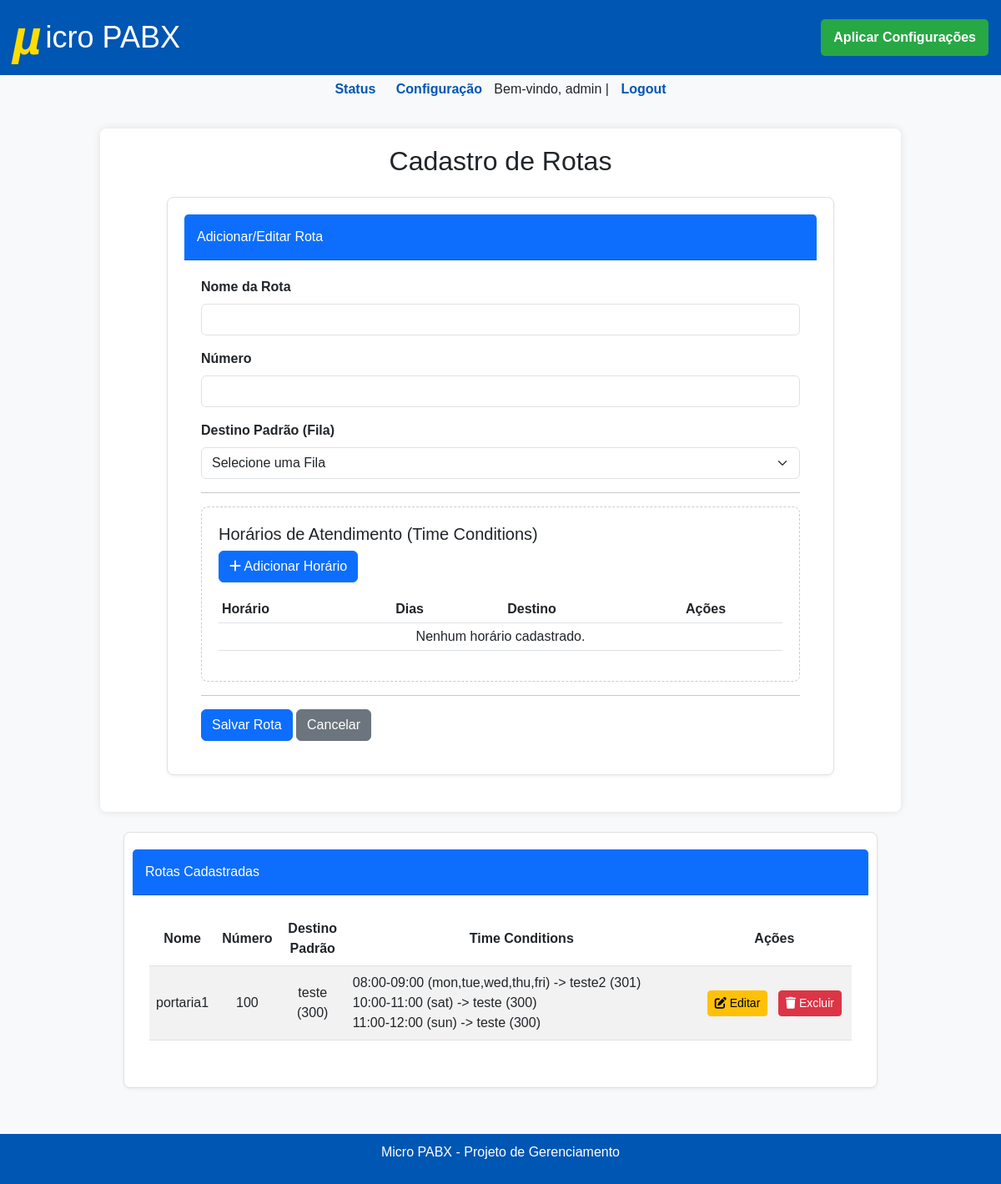
Screenshot of /config/rotas (signed in) with the database file from the repository.
### tables this page shows
CREATE TABLE rotas (
                    id INTEGER PRIMARY KEY AUTOINCREMENT,
                    nome TEXT NOT NULL,
                    numero_entrada TEXT UNIQUE NOT NULL,
                    dest_fila_else INTEGER NOT NULL, -- FK para o ID da tabela de filas
                    FOREIGN KEY (dest_fila_else) REFERENCES filas(id) ON DELETE CASCADE
                );

CREATE TABLE filas (
                    id INTEGER PRIMARY KEY AUTOINCREMENT,
                    fila INTEGER UNIQUE NOT NULL,
                    nome TEXT NOT NULL
                );

CREATE TABLE time_conditions (
                    id INTEGER PRIMARY KEY AUTOINCREMENT,
                    rota_id INTEGER NOT NULL,
                    time_start TEXT NOT NULL,
                    time_end TEXT NOT NULL,
                    days TEXT NOT NULL, -- Armazenado como string separada por vírgulas, ex: "mon,tue,wed"
                    dest_fila_if_time INTEGER NOT NULL, -- FK para o ID da tabela de filas
                    FOREIGN KEY (rota_id) REFERENCES rotas(id) ON DELETE CASCADE,
                    FOREIGN KEY (dest_fila_if_time) REFERENCES filas(id) ON DELETE CASCADE
                );

### blueprints/rotas.py (the view, shortened to what this page needs)
@rotas_bp.route("/rotas", methods=["GET", "POST"])
@login_required
def config_rotas():
    rotas = get_routes(include_time_conditions=True)  # <- precisa do novo parâmetro
    filas = get_filas()
    return render_template("config_rotas.html", rotas=rotas, filas=filas)

### auth.py (called while the page is built)
def login_required(f):
    @wraps(f)
    def decorated_function(*args, **kwargs):
        if not session.get("user"):
            flash("Você precisa estar logado para acessar esta página.", "warning")
            return redirect(url_for("auth.login")) # Rota de login agora está no blueprint 'auth'
        return f(*args, **kwargs)
    return decorated_function

### database.py (called while the page is built)
def get_db():
    conn = sqlite3.connect(DB_PATH)
    conn.row_factory = sqlite3.Row
    return conn

def get_filas():
    db = get_db()
    filas_raw = db.execute("SELECT id, fila, nome FROM filas order by fila").fetchall()
    filas = []
    for f in filas_raw:
        ramais_associados = db.execute(
            "SELECT ramal_id FROM ramal_fila WHERE fila_id = ?", (f["id"],)
        ).fetchall()
        ramais_id_list = [r["ramal_id"] for r in ramais_associados]
        filas.append({
            "id": f["id"], "fila": f["fila"], "nome": f["nome"], "ramais": ramais_id_list
        })
    db.close()
    return filas

### templates/config_rotas.html (shortened to what this page needs)
{% extends "base.html" %}
{% block content %}
<div class="container main-content">
    <h2 class="mb-4 text-center">Cadastro de Rotas</h2>
    <div class="card mb-4 mx-auto" style="max-width: 800px;">
        <div class="card-header bg-primary text-white">Adicionar/Editar Rota</div>
        <div class="card-body">
            <form id="rotaForm" method="POST" action="{{ url_for('rotas.config_rotas') }}">
                <div class="mb-3">
                    <label for="nome" class="form-label">Nome da Rota</label>
                    <input type="text" class="form-control" id="nome" name="nome" required>
                </div>
                <div class="mb-3">
                    <label for="numero_entrada" class="form-label">Número</label>
                    <input type="text" class="form-control" id="numero_entrada" name="numero_entrada" required>
                </div>
                <div class="mb-3">
                    <label for="dest_fila_else" class="form-label">Destino Padrão (Fila)</label>
                    <select class="form-select" id="dest_fila_else" name="dest_fila_else" required>
                        <option value="">Selecione uma Fila</option>
                    </select>
                </div>
                <hr>
                <div id="horariosCard">
                    <h5>Horários de Atendimento (Time Conditions)</h5>
                    <button type="button" class="btn btn-primary" id="btnMostrarFormHorario">
                        <i class="fas fa-plus"></i> Adicionar Horário
                    </button>
                    <div class="table-responsive mt-3">
                        <table class="table table-sm" id="tabelaHorarios">
                            <thead>
                                <tr>
                                    <th>Horário</th>
                                    <th>Dias</th>
                                    <th>Destino</th>
                                    <th style="width: 120px;">Ações</th>
                                </tr>
                            </thead>
                            <tbody>
                            </tbody>
                        </table>
                    </div>
                </div>
                <hr>
                <button type="submit" class="btn btn-primary">Salvar Rota</button>
                <button type="button" class="btn btn-secondary" onclick="resetForm()">Cancelar</button>
            </form>
        </div>
    </div>
</div>
<div class="mt-4" style="width: 80%; margin: 0 auto;">
    <div class="wide-section">
        <div class="card">
            <div class="card-header bg-primary text-white">Rotas Cadastradas</div>
            <div class="card-body">
                <div class="table-responsive" style="width: 100%;">
                    <table class="table table-striped table-hover">
                        <thead>
                            <tr>
                                <th style="text-align: center;">Nome</th>
                                <th style="text-align: center;">Número</th>
                                <th style="text-align: center;">Destino Padrão</th>
                                <th style="width: 50%; text-align: center;">Time Conditions</th>
                                <th style="width: 22%; text-align: center;">Ações</th>
                            </tr>
                        </thead>
                        <tbody>
                            {% for rota in rotas %}
                                <tr>
                                    <td style="text-align: center;">{{ rota.nome }}</td>
                                    <td style="text-align: center;">{{ rota.numero_entrada }}</td>
                                    <td style="text-align: center;">
                                        {% for fila in filas %}{% if fila.id == rota.dest_fila_else %}{{ fila.nome }} ({{ fila.fila }}){% endif %}{% endfor %}
                                    </td>
                                    <td style="text-align: left;">
                                        {% if rota.time_conditions %}
                                            <ul class="list-unstyled mb-0">
                                                {% for tc in rota.time_conditions %}
                                                    <li>{{ tc.time_start }}-{{ tc.time_end }} ({{ tc.days }}) ->
                                                        {% for fila in filas %}{% if fila.id == tc.dest_fila_if_time %}{{ fila.nome }} ({{ fila.fila }}){% endif %}{% endfor %}
                                                    </li>
                                                {% endfor %}
                                            </ul>
                                        {% else %}
                                            Nenhum
                                        {% endif %}
                                    </td>
                                    <td style="text-align: center;">
                                        <button class="btn btn-warning btn-sm me-2" onclick="editRota(this)"
                                                data-id="{{ rota.id }}"
                                                data-nome="{{ rota.nome }}"
                                                data-numero_entrada="{{ rota.numero_entrada }}"
                                                data-dest_fila_else="{{ rota.dest_fila_else }}"
                                                data-time_conditions='{{ rota.time_conditions | tojson | safe }}'>
                                            <i class="fas fa-edit"></i> Editar
                                        </button>
                                        <form action="{{ url_for('rotas.excluir_rota') }}" method="POST" style="display:inline;">
                                            <button type="submit" class="btn btn-danger btn-sm" onclick="return confirm('Tem certeza que deseja excluir esta rota?');">
                                                <i class="fas fa-trash"></i> Excluir
                                            </button>
                                        </form>
                                    </td>
                                </tr>
                            {% endfor %}
                        </tbody>
                    </table>
                </div>
            </div>
        </div>
    </div>
</div>
{% endblock %}

### templates/base.html (style rules this page uses)
body { font-family: Arial, sans-serif; background-color: #f4f8fb; margin: 0; padding: 0; }
.container { padding: 5px; }
.card { background: white; border-radius: 8px; padding: 20px; margin: 15px auto; max-width: 600px; box-shadow: 0 2px 6px rgba(0,0,0,0.1); }

### templates/config_rotas.html (style rules this page uses)
body { background-color: #f8f9fa; }
.container { margin-top: 30px; }
.card { margin-bottom: 20px; border: 1px solid #e0e0e0; border-radius: 8px; box-shadow: 0 2px 4px rgba(0,0,0,.05); }
.card-header { background-color: #007bff; color: white; border-radius: 8px 8px 0 0; padding: 15px; }
.card-body { padding: 20px; }
.form-label { font-weight: bold; }
.main-content { max-width: 960px; margin: 0 auto; padding: 20px; background-color: #fff; border-radius: 8px; box-shadow: 0 0 10px rgba(0,0,0,0.1); }
.table th, .table td { vertical-align: middle; }
.table-responsive { overflow-x: auto; }
#horariosCard { border: 1px dashed #ccc; padding: 20px; border-radius: 8px; }
.wide-section .card { max-width: 1280px !important; width: 100%; margin: 0 auto 20px auto; }
@media (max-width: 1280px) { .wide-section .card { max-width: 100%; padding-left:10px; padding-right:10px; } }

### rows the page displays
rotas: nome "portaria1", numero_entrada "100"
filas: nome "teste", fila "300"
time_conditions: time_start "08:00", time_end "09:00", days "mon,tue,wed,thu,fri"
filas: nome "teste2", fila "301"
time_conditions: time_start "10:00", time_end "11:00", days "sat"
time_conditions: time_start "11:00", time_end "12:00", days "sun"

### other values shown
{{ session.get('user') }} "admin"
